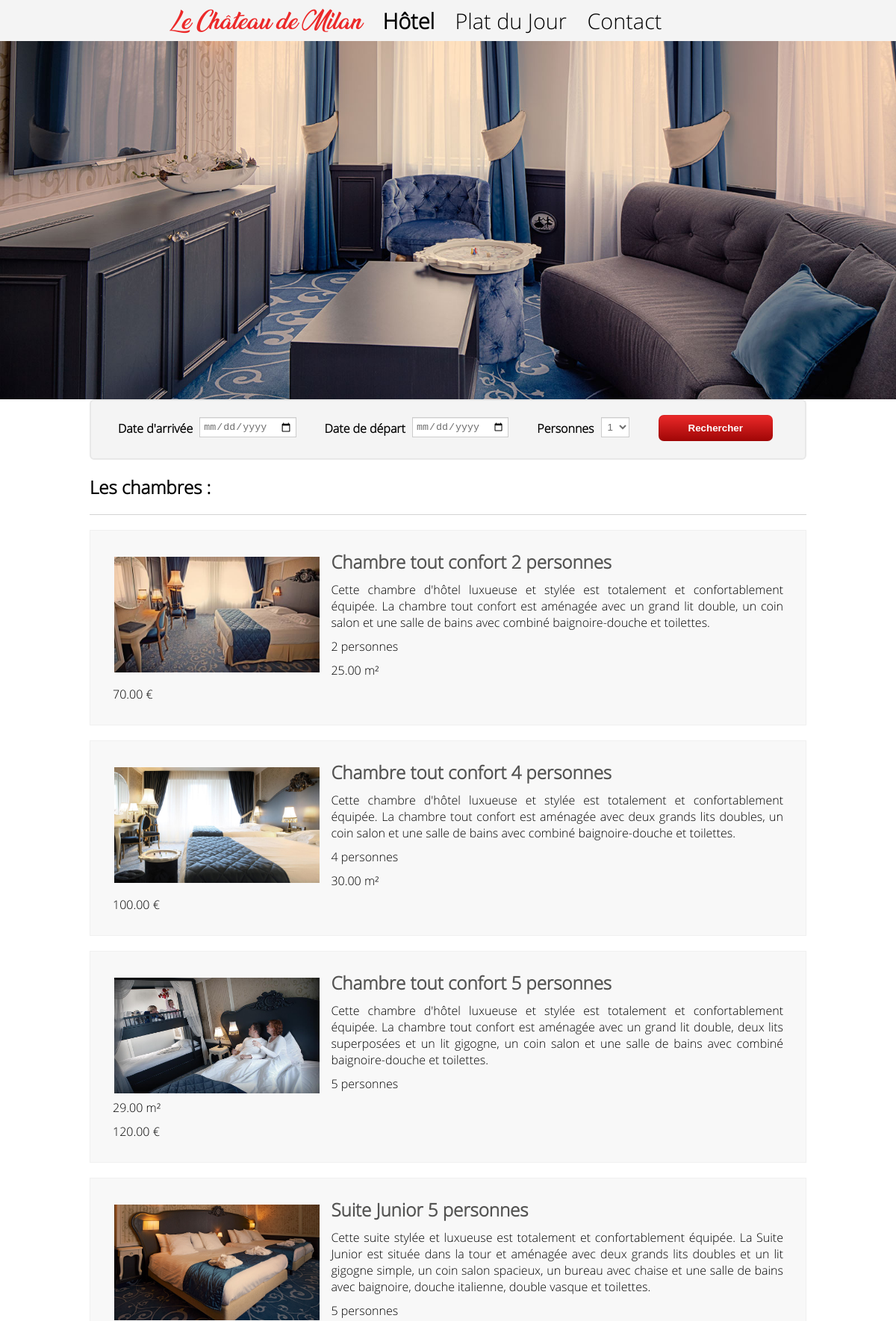
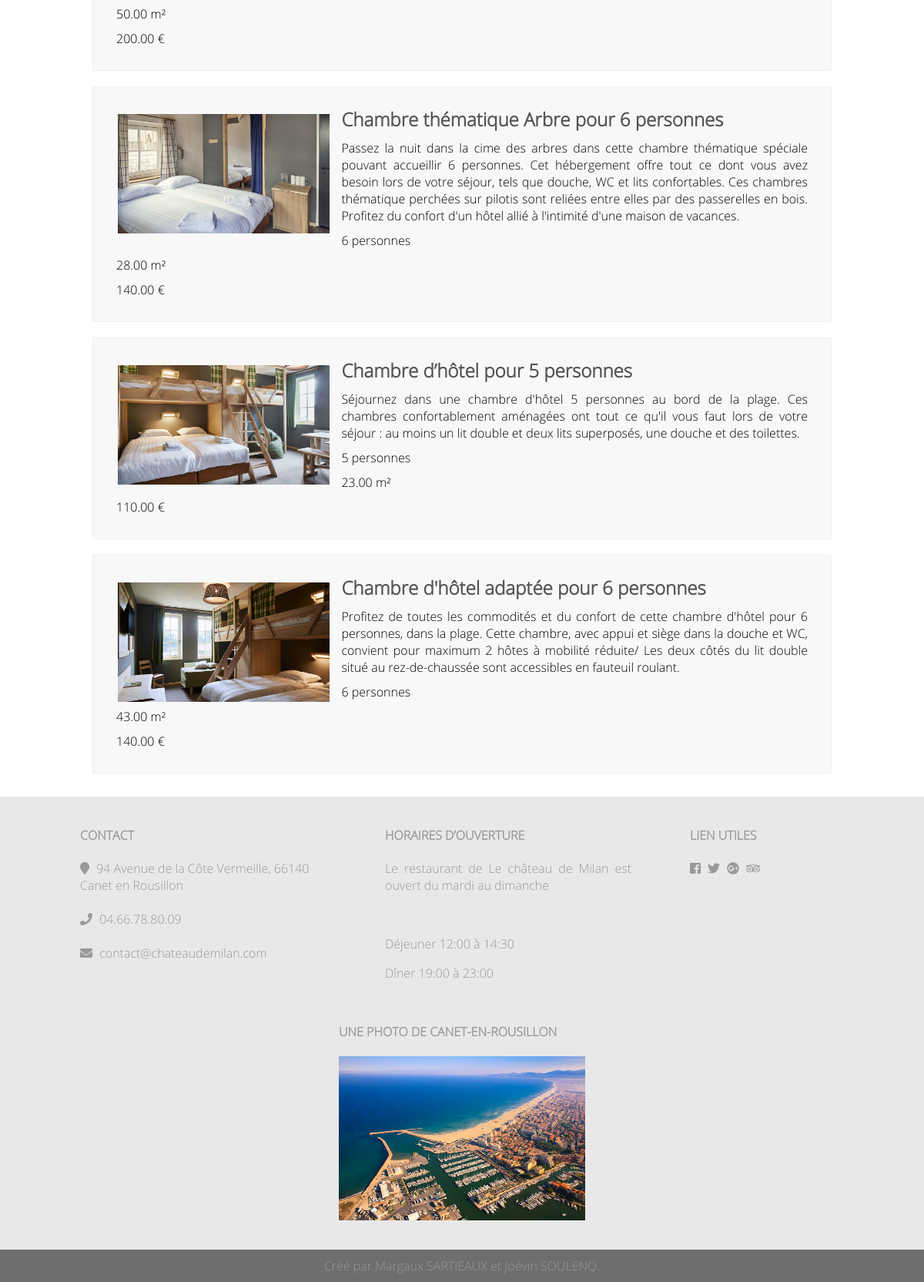
The app's page /hotel.php with its own data (2 pictures, top to bottom).
### tables this page shows
CREATE TABLE IF NOT EXISTS Chambre(
	id_chambre	INTEGER NOT NULL AUTO_INCREMENT,
	nom			VARCHAR(255) NOT NULL,
	description	TEXT NOT NULL,
	capacite	INTEGER NOT NULL,
	surface		DECIMAL(6,2) NOT NULL,
	tarif		DECIMAL(6,2) NOT NULL,
	equipement	TEXT NOT NULL,
  	PRIMARY KEY (id_chambre)
);

### php/affichageChambres.php (the view, shortened to what this page needs)
<?php
 if (empty($_GET["id"])) {
    echo '<div class="chambre">';
    echo '<header>';
    echo '<h1>Les chambres :</h1><hr/>';
    echo '</header>';
      $result = $conn->prepare('SELECT * FROM Chambre');
      $result->execute();
      while ($data = $result->fetch()) {
        $html = '<article>';
        $html .= '<a href="hotel.php?id=' . $data['id_chambre'] . '">';
            $html .= '<img src="img/chambres/' . $data['id_chambre'] . '.jpg" alt="' . $data['nom'] . '"/>';
            $html .= '<h2>' . $data['nom'] . '</h2>';
        $html .= '</a>';
        $html .= '<p>' . $data['description'] . '</p>';
        $html .= '<p>' . $data['capacite'] . ' personnes</p>';
        $html .= '<p>' . $data['surface'] . ' m²</p>';
        $html .= '<p>' . $data['tarif'] . ' €</p>';
        $html .= '</article>';
        echo $html;
      }
      echo '</div>';
  }
?>

### css/style.css (style rules this page uses)
html { position: relative; min-height: 100%; }
body { font-family: "Open Sans", Helvetica, sans-serif; overflow-x:hidden; box-sizing: border-box; margin: 0 0 100px; }
header > hr { height: 1px; background-color: lightgray; border: 0; }
h1 { margin-top : 20px; }
h2 { font-weight: bold; margin-top: 40px; }
p { text-align: justify; }
a { color:#535352; text-decoration:none; }

### css/menu.css (style rules this page uses)
img { max-width: 100%; height: auto; }

### css/hotel.css (style rules this page uses)
.chambre > article { background:#f8f8f8; border: 1px solid #f0f0f0; padding: 20px; margin: 20px 0px; flex-direction: row; flex-wrap: wrap; justify-content: center; overflow:auto; }
.chambre img { min-width: 200px; width: 30%; float: left; margin: 10px 15px 0px 12px; }
.chambre h2 { margin:5px; }
.chambre p { margin:10px; }
article { margin-bottom: 50px; }

### records on screen
chambre: shows a picture, nom "Chambre tout confort 2 personnes", description "Cette chambre d'hôtel luxueuse et stylée est totalement et confortablement équipée. La chambre tout confort est aménagée avec un grand lit double, un coin salon et une salle de bains avec combiné baignoire-douche et toilettes.", capacite "2", surface "25.00", tarif "70.00"
chambre: shows a picture, nom "Chambre tout confort 4 personnes", description "Cette chambre d'hôtel luxueuse et stylée est totalement et confortablement équipée. La chambre tout confort est aménagée avec deux grands lits doubles, un coin salon et une salle de bains avec combiné baignoire-douche et toilettes.", capacite "4", surface "30.00", tarif "100.00"
chambre: shows a picture, nom "Chambre tout confort 5 personnes", description "Cette chambre d'hôtel luxueuse et stylée est totalement et confortablement équipée. La chambre tout confort est aménagée avec un grand lit double, deux lits superposées et un lit gigogne, un coin salon et une salle de bains avec combiné baignoire-douche et toilettes.", capacite "5", surface "29.00", tarif "120.00"
chambre: shows a picture, nom "Suite Junior 5 personnes", description "Cette suite stylée et luxueuse est totalement et confortablement équipée. La Suite Junior est située dans la tour et aménagée avec deux grands lits doubles et un lit gigogne simple, un coin salon spacieux, un bureau avec chaise et une salle de bains avec baignoire, douche italienne, double vasque et toilettes.", capacite "5", surface "50.00", tarif "200.00"
chambre: shows a picture, nom "Chambre thématique Arbre pour 6 personnes", description "Passez la nuit dans la cime des arbres dans cette chambre thématique spéciale pouvant accueillir 6 personnes. Cet hébergement offre tout ce dont vous avez besoin lors de votre séjour, tels que douche, WC et lits confortables. Ces chambres thématique perchées sur pilotis sont reliées entre elles par des passerelles en bois. Profitez du confort d'un hôtel allié à l'intimité d'une maison de vacances.", capacite "6", surface "28.00", tarif "140.00"
chambre: shows a picture, nom "Chambre d’hôtel pour 5 personnes", description "Séjournez dans une chambre d'hôtel 5 personnes au bord de la plage. Ces chambres confortablement aménagées ont tout ce qu'il vous faut lors de votre séjour : au moins un lit double et deux lits superposés, une douche et des toilettes.", capacite "5", surface "23.00", tarif "110.00"
chambre: shows a picture, nom "Chambre d'hôtel adaptée pour 6 personnes", description "Profitez de toutes les commodités et du confort de cette chambre d'hôtel pour 6 personnes, dans la plage. Cette chambre, avec appui et siège dans la douche et WC, convient pour maximum 2 hôtes à mobilité réduite/ Les deux côtés du lit double situé au rez-de-chaussée sont accessibles en fauteuil roulant.", capacite "6", surface "43.00", tarif "140.00"
